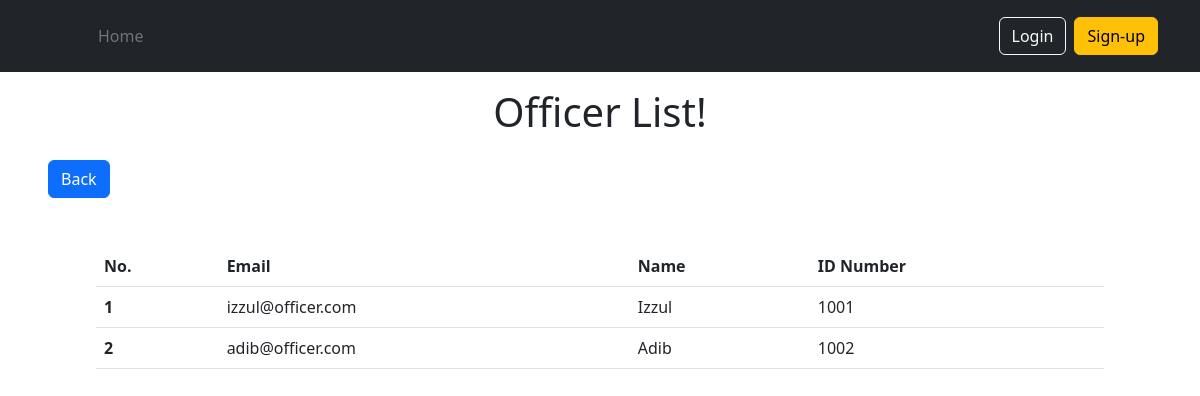
The page /admin/viewofficer.php on the database its author committed.
### tables this page shows
CREATE TABLE `credentials` (
  `cred_id` int(10) NOT NULL,
  `email` varchar(255) NOT NULL,
  `password` varchar(255) NOT NULL,
  `usertype` int(5) NOT NULL
);

CREATE TABLE `officers` (
  `officer_id` int(10) NOT NULL,
  `off_name` varchar(255) NOT NULL,
  `offno` int(10) NOT NULL,
  `cred_id` int(10) NOT NULL
);

### admin/viewofficer.php (the view, shortened to what this page needs)
<?php
    include("../inc/conn.php");
?>
<!DOCTYPE HTML>
<html>
    <head>
        <link href="https://cdn.jsdelivr.net/npm/bootstrap@5.2.0-beta1/dist/css/bootstrap.min.css" rel="stylesheet">
    </head>
    <body>
        <?php include "../inc/header.php" ?>
        <h1 class="py-3 text-center">Officer List!</h1>
        <div class = "px-5">
            <button type="button" class="btn btn-primary" onclick="location.href='/student_complaint_system/admin/index.php'">Back</button>
            <div class="container px-5 my-5">
            <table class="table">
            <thead>
                <tr>
                <th scope="col">No.</th>
                <th scope="col">Email</th>
                <th scope="col">Name</th>
                <th scope="col">ID Number</th>
                </tr>
            </thead>
            <tbody>
                <tr>
                    <?php
                    $viewofficer ="SELECT cr.email, o.off_name, o.offno FROM officers AS o JOIN credentials AS cr ON cr.cred_id = o.cred_id";
                    $run=mysqli_query($conn,$viewofficer);
                    if(!is_bool($run)){
                        $viewofficer = mysqli_fetch_all($run);
                        if (sizeof($viewofficer)>0){
                            for($i=0; $i<sizeof($viewofficer);$i++ ){
                                echo "<tr>";
                                $viewnum=$i+1;
                                echo "<th scope=\"row\">".$viewnum."</th>";
                                foreach($viewofficer[$i] as $catview){
                                    if ($catview != null){
                                        echo "<td>$catview</td>";
                                    }
                                }
                                echo "</tr>";
                            }
                        } else {
                            echo "<tr>";
                            echo "<td style = \"text-align: center;\" colspan = \"5\">Doesn't Have Complaint Yet!</td>";
                            echo "</tr>";
                        }
                    } else {
                        echo "<tr>";
                        echo "<td style = \"text-align: center;\" colspan = \"5\">Error Occured</td>";
                        echo "</tr>";
                    }
                ?>
            </tbody>
            </table>
        </div>
    </body>
</html>

### rows shown on the page
credentials: email "izzul@officer.com"
officers: off_name "Izzul", offno "1001"
credentials: email "adib@officer.com"
officers: off_name "Adib", offno "1002"

### other values the page prints
$viewnum "1"
$viewnum "2"
